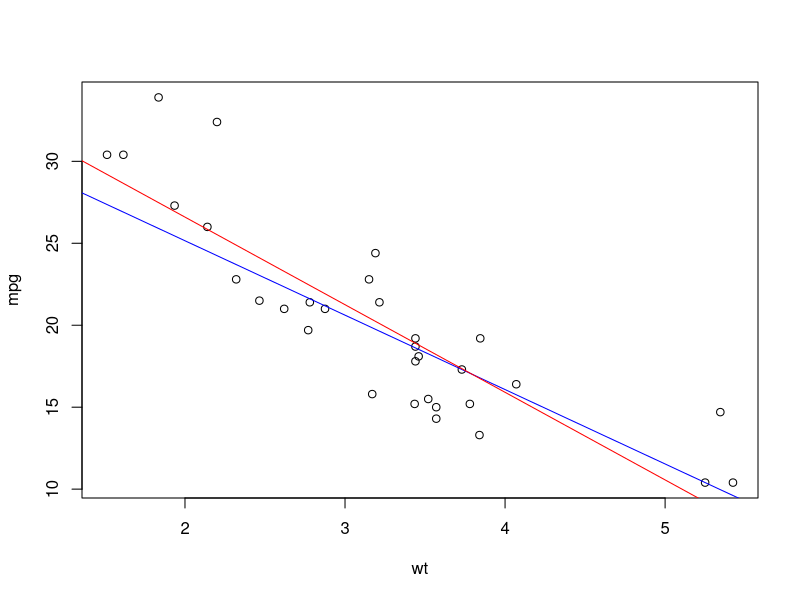
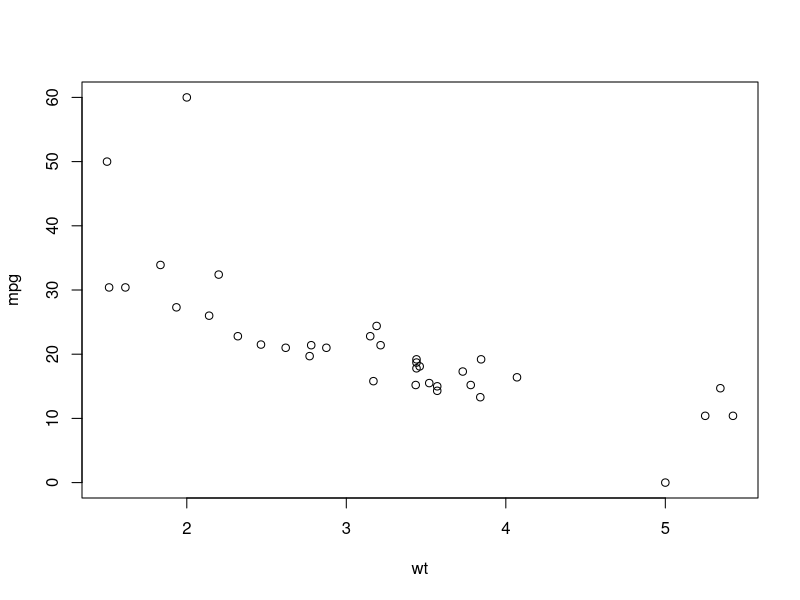
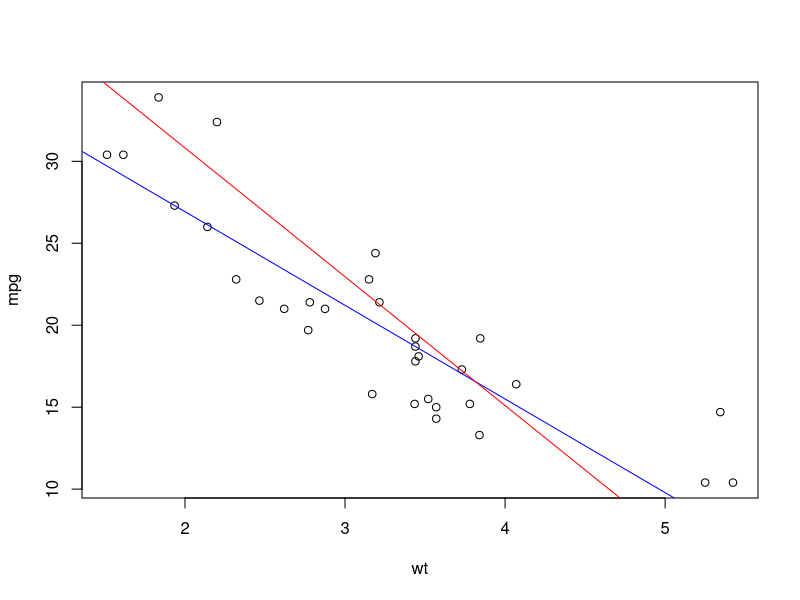
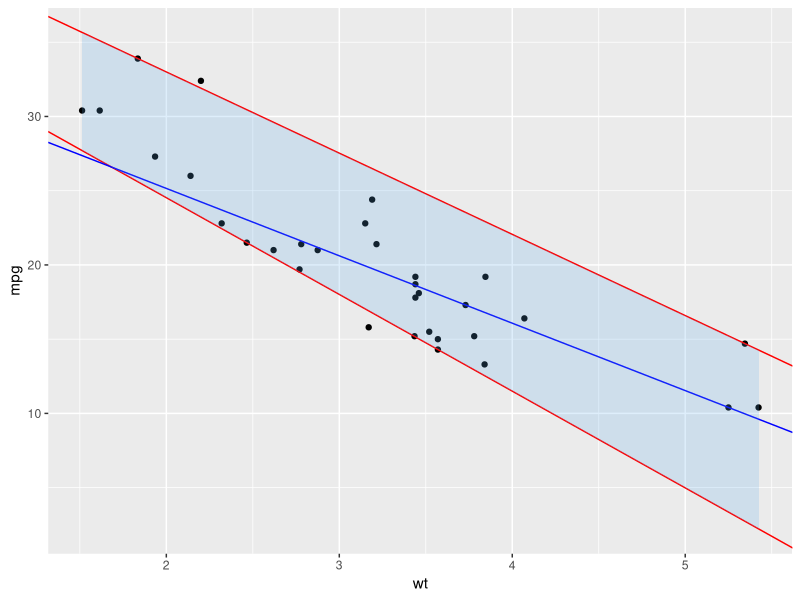
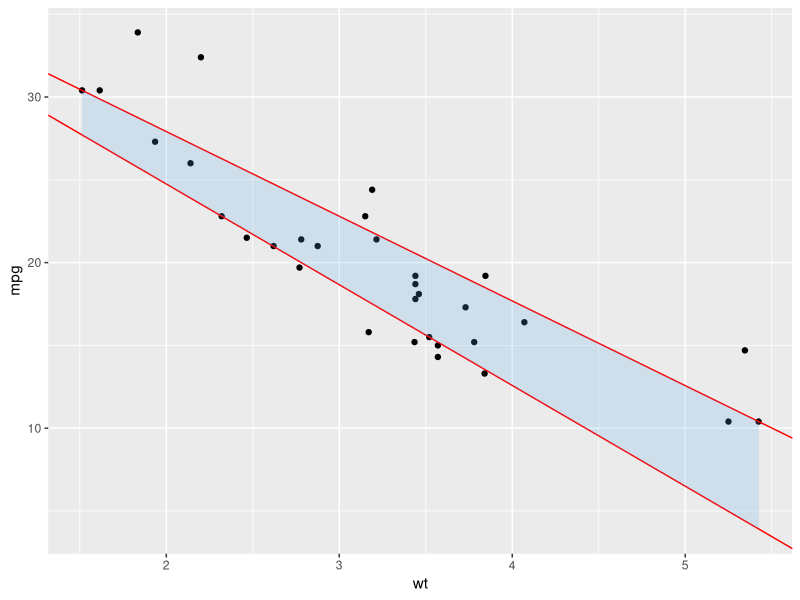

These charts were generated, in order, by the following R code:
X = mtcars

library(quantreg)

# On crée un modèle de régression médiane mpg ~ wt

model_med = rq(mpg ~ wt, data = X)

# On crée maintenant un modèle de régression linéaire

model_lin = lm(mpg~wt, data = X)

summary(model_med)
summary(model_lin)

plot(mpg~wt, data = X)
abline(reg = model_med, col = "blue")
abline(reg = model_lin, col = "red")

# Les deux modèles "semblent très proches".

# Maintenant, on va comparer le comportement des deux modèles
# Dans le cas où des Outliers forts sont présents.
#On en rajoute donc 3 artificiellement.

X1 = rbind(data.frame(X[1],X[6]), c(0,5), c(60,2), c(50,1.5))
plot(mpg ~ wt, data = X1)

model_med1 = rq(mpg ~ wt, data = X1)

summary(model_med)
summary(model_med1)

(model_med$coefficients-model_med1$coefficients)/model_med$coefficients
# Les coefficients du modèle médian on bougé de 12% pour l'intercept
# et 26% pour wt

model_lin1 = lm(mpg~wt, data = X1)

summary(model_lin)
summary(model_lin1)

(model_lin$coefficients-model_lin1$coefficients)/model_lin$coefficients

#C'est drastiquement plus tranché pour le modèle linéaire

plot(mpg~wt, data = X)
abline(reg = model_med1, col = "blue")
abline(reg = model_lin1, col = "red")



###Régressions quantile multiple

model_quant005 = rq(mpg~wt, tau = 0.05, data = X)$coefficients
model_quant025 = rq(mpg~wt, tau = 0.25, data = X)$coefficients
model_quant075 = rq(mpg~wt, tau = 0.75, data = X)$coefficients
model_quant095 = rq(mpg~wt, tau = 0.95, data = X)$coefficients

x = seq(min(X$wt), max(X$mpg),by = 0.1)

library(ggplot2)
ggplot(data = X,aes(x= wt, y=mpg)) +
  geom_point()+
  geom_abline(aes(intercept = model_quant005[1], slope = model_quant005[2]), color = 'red')+
  geom_abline(aes(intercept = model_quant095[1], slope = model_quant095[2]),color = 'red') +
  geom_abline(aes(intercept = model_med$coefficients[1], slope = model_med$coefficients[2]), color = 'blue')+
  geom_ribbon(aes(x = wt, ymin = model_quant005[2]*wt + model_quant005[1], ymax = model_quant095[2]*wt + model_quant095[1]),alpha=0.2,fill = "steelblue2")
  

ggplot(data = X,aes(x= wt, y=mpg)) +
  geom_point()+
  geom_abline(aes(intercept = model_quant025[1], slope = model_quant025[2]), color = 'red')+
  geom_abline(aes(intercept = model_quant075[1], slope = model_quant075[2]),color = 'red') +
  geom_ribbon(aes(x = wt, ymin = model_quant025[2]*wt + model_quant025[1], ymax = model_quant075[2]*wt + model_quant075[1]),alpha=0.2,fill = "steelblue2")


#Calculons le taux de couverture effectif pour l'intervalle à hauteur de 0.9 :


model_quant005_tx = rq(mpg~wt, tau = 0.05, data = X)
model_quant095_tx = rq(mpg~wt, tau = 0.95, data = X)

tx = mean( (X$mpg<model_quant095_tx$fitted.values) * (X$mpg>model_quant005_tx$fitted.values) )
